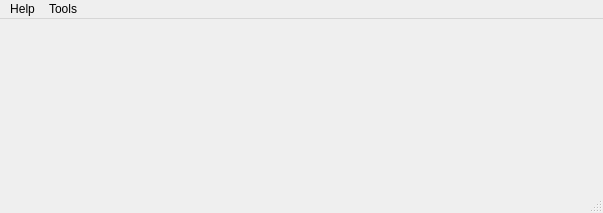
<?xml version="1.0" encoding="UTF-8"?>
<ui version="4.0">
 <class>DEADBEEF</class>
 <widget class="QMainWindow" name="DEADBEEF">
  <property name="geometry">
   <rect>
    <x>0</x>
    <y>0</y>
    <width>603</width>
    <height>213</height>
   </rect>
  </property>
  <property name="windowTitle">
   <string>DEADBEEF</string>
  </property>
  <property name="windowIcon">
   <iconset resource="frontend.qrc">
    <normaloff>:/icon_main</normaloff>:/icon_main</iconset>
  </property>
  <widget class="QWidget" name="centralWidget">
   <layout class="QVBoxLayout" name="verticalLayout">
    <property name="spacing">
     <number>0</number>
    </property>
    <property name="leftMargin">
     <number>0</number>
    </property>
    <property name="topMargin">
     <number>0</number>
    </property>
    <property name="rightMargin">
     <number>0</number>
    </property>
    <property name="bottomMargin">
     <number>0</number>
    </property>
   </layout>
  </widget>
  <widget class="QStatusBar" name="statusBar"/>
  <widget class="QMenuBar" name="menuBar">
   <property name="geometry">
    <rect>
     <x>0</x>
     <y>0</y>
     <width>603</width>
     <height>21</height>
    </rect>
   </property>
   <widget class="QMenu" name="menuHelp">
    <property name="title">
     <string>Help</string>
    </property>
    <addaction name="actionDoc"/>
    <addaction name="actionAbout"/>
   </widget>
   <widget class="QMenu" name="menuTool">
    <property name="title">
     <string>Tools</string>
    </property>
    <addaction name="actionToggle_log"/>
   </widget>
   <addaction name="menuHelp"/>
   <addaction name="menuTool"/>
  </widget>
  <action name="actionDoc">
   <property name="icon">
    <iconset resource="frontend.qrc">
     <normaloff>:/docu</normaloff>:/docu</iconset>
   </property>
   <property name="text">
    <string>Documentation</string>
   </property>
   <property name="toolTip">
    <string>opens the documentation</string>
   </property>
   <property name="shortcut">
    <string>F1</string>
   </property>
  </action>
  <action name="actionAbout">
   <property name="icon">
    <iconset resource="frontend.qrc">
     <normaloff>:/info</normaloff>:/info</iconset>
   </property>
   <property name="text">
    <string>About</string>
   </property>
   <property name="toolTip">
    <string>displays version information</string>
   </property>
   <property name="shortcut">
    <string>Shift+F1</string>
   </property>
  </action>
  <action name="actionToggle_log">
   <property name="icon">
    <iconset resource="frontend.qrc">
     <normaloff>:/log</normaloff>:/log</iconset>
   </property>
   <property name="text">
    <string>toggle log</string>
   </property>
   <property name="toolTip">
    <string>opens / closes the log window</string>
   </property>
   <property name="shortcut">
    <string>Ctrl+L</string>
   </property>
  </action>
 </widget>
 <layoutdefault spacing="6" margin="11"/>
 <resources>
  <include location="frontend.qrc"/>
 </resources>
 <connections/>
</ui>
